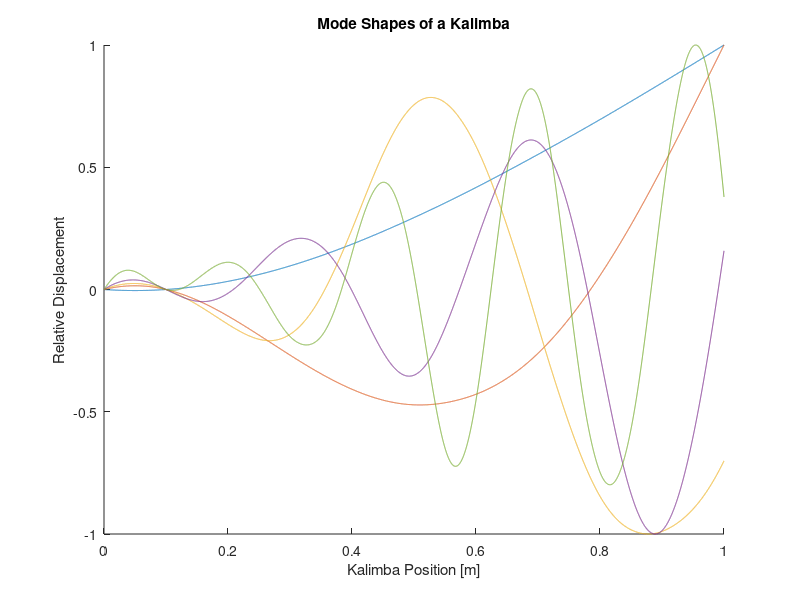
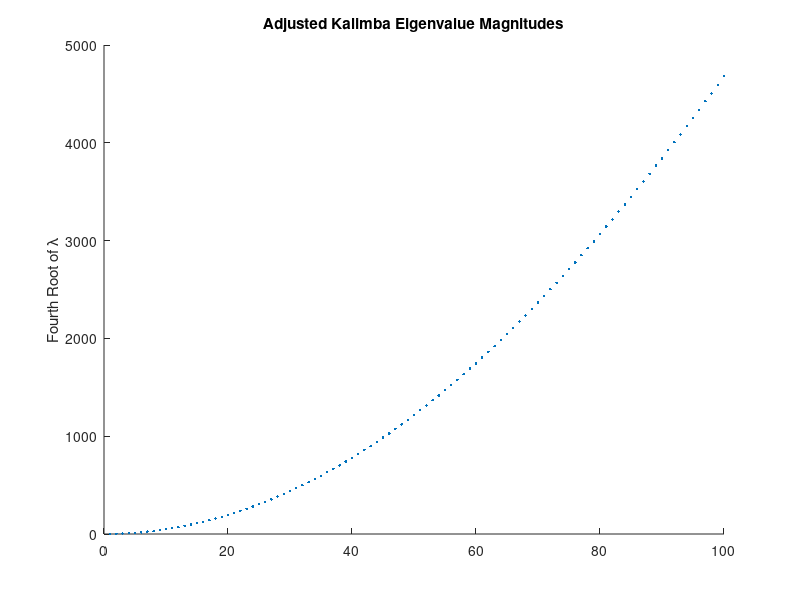

Source code (MATLAB) for these figures, in order:
clc; clear all;
addpath('Functions\');
%% KalimbaNumericFEM.m
%  Joseph Anthony
%
% Created:         7/16/25
% Last Modified:   7/18/25
%
% Description: Numerically solves the Euler-Bernoulli beam equation 
%   for a kalimba using numeric FEM and with piecewise functions.

n = 10000;      % Mesh size, number of interior points
shapes = 100;   % Number of shape functions used
L = 1;          % Beam length
a = 0.1;        % Position of the simple support
modeCount = 5;  % Number of displayed modes

%% Generate Piecewise Basis
% Basis function: x²(x-a)(1/h⁴)

xvals = linspace(0,L,n+2);
deltax = mean(diff(xvals));
h = L/(shapes+1);

basis = zeros(shapes,n+2);
Dbasis = zeros(shapes, n+1);
D2basis = zeros(shapes,n);

% for i = 1:shapes
%     x0 = (i-1)*L/(shapes+1);
%     for j = 1:length(xvals)
%         x = xvals(j);
%         if (i-1)*h-L/(n+1) < x
%             basis(i,j) = (x-x0)^2/h^4;
%         end
%     end
%     basis(i,:) = basis(i,:) .* (xvals - a*ones(1,n+2));
% end

for i = 1:shapes
    basis(i,:) = sin(i^2.*xvals).*(xvals-a*ones(1,n+2));
end


% Generate derivatives
for i = 1:shapes
    Dbasis(i,:) = diff(basis(i,:))/deltax;
    D2basis(i,:) = diff(Dbasis(i,:))/deltax;
end  

%% Build Stiffness Matrix
K = zeros(shapes);
for row = 1:shapes
    for col = 1:row
        K(row,col) = trapz(xvals(2:end-1), D2basis(row,:).*D2basis(col,:));
        
    end
end

K = K + K' - diag(diag(K));

% Determine sorted eigenbasis
[evecs, evals] = eig(K);
[~, index] = sort(diag(abs(evals))); 
evals = evals(index,index);
evecs = evecs(:, index);

% Display mode shapes
modeshapes = basis'*evecs;
modeshapes = modeshapes';

for i = 1:modeCount
    modeshapes(i,:) = modeshapes(i,:)/max(abs(modeshapes(i,:)));
end

figure();
hold on
for i = 1:modeCount
    plot(xvals, modeshapes(i,:));
end
xlabel("Kalimba Position [m]");
ylabel("Relative Displacement");
title("Mode Shapes of a Kalimba");

% Plot eigenvalue spectrum
figure();
espectrum = abs(diag(evals))/abs(evals(1,1));

scaled_espectrum = espectrum.^(1/4);

hold on
plot(scaled_espectrum, "LineStyle", "none", "Marker", ".");
title("Adjusted Kalimba Eigenvalue Magnitudes");
ylabel("Fourth Root of λ");

return
%% Recompute FEM for different values a
% Basis = sin(i²x)(x-a)

n = 10000;         % Mesh size, number of interior points
shapes = 100;      % Number of shape functions used
L = 1;             % Beam length
spectra = 100;      % Number of evalue spectra to comkpute
a_vec = linspace(L/(spectra+1), L-L/(spectra+1), spectra); % All positions of the simple support

xvals = linspace(0,L,n+2);
deltax = mean(diff(xvals));

basis = zeros(shapes,n+2);
Dbasis = zeros(shapes, n+1);
D2basis = zeros(shapes,n);

for iteration = 1:length(a_vec)
    
    a = a_vec(iteration);

    for i = 1:shapes
        basis(i,:) = sin(i^2.*xvals).*(xvals-a*ones(1,n+2));
    end
    
    % Generate derivatives
    for i = 1:shapes
        Dbasis(i,:) = diff(basis(i,:))/deltax;
        D2basis(i,:) = diff(Dbasis(i,:))/deltax;
    end  
    
    % Build K
    K = zeros(shapes);
    for row = 1:shapes
        for col = 1:row
            K(row,col) = trapz(xvals(2:end-1), D2basis(row,:).*D2basis(col,:));
            
        end
    end
    
    K = K + K' - diag(diag(K));
    
    % Determine sorted eigenbasis
    [evecs, evals] = eig(K);
    [~, index] = sort(diag(abs(evals))); 
    evals = evals(index,index);
    evecs = evecs(:, index);
    
    % Find eigenvalue spectrum
    espectrum = abs(diag(evals))/abs(evals(1,1));
    scaled_espectrum = espectrum.^(1/4);

    all_spectrums(iteration,:) = scaled_espectrum;
end

surf(all_spectrums);